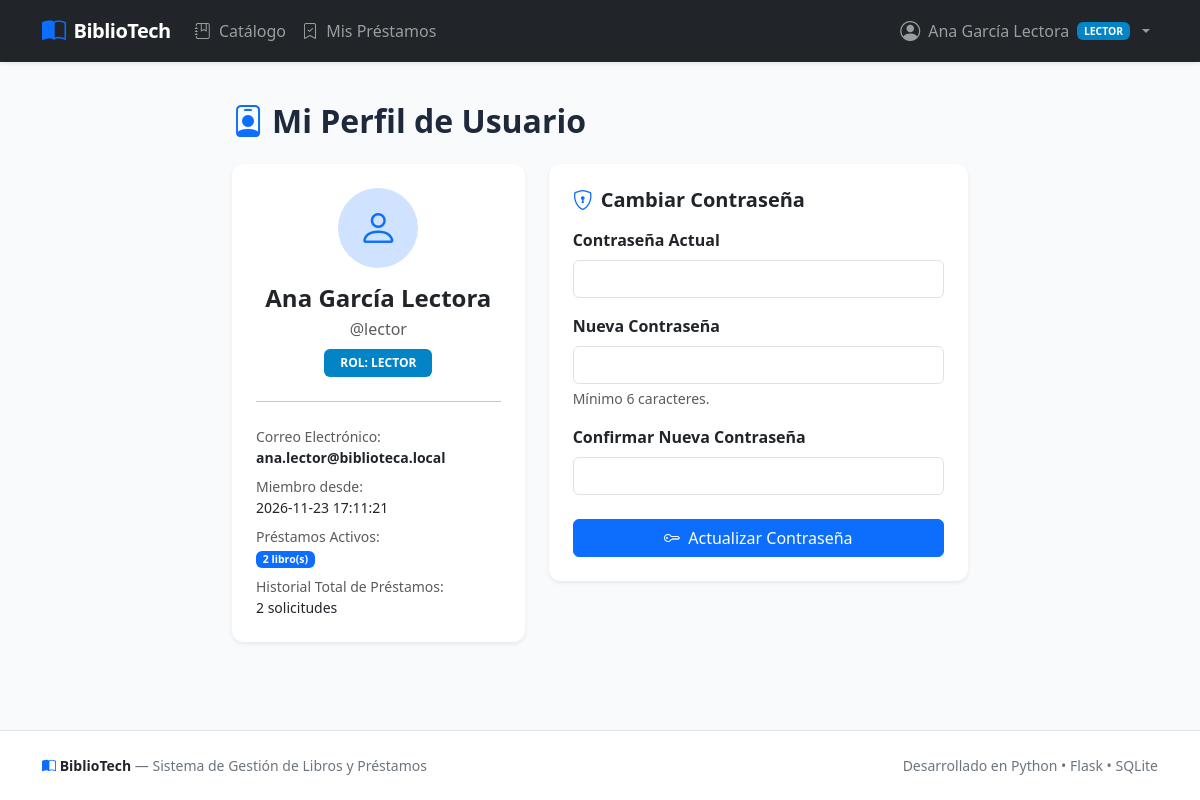
Screenshot of /profile (signed in) with the database file from the repository.
### tables this page shows
CREATE TABLE users (
            id INTEGER PRIMARY KEY AUTOINCREMENT,
            username TEXT UNIQUE NOT NULL,
            password_hash TEXT NOT NULL,
            full_name TEXT NOT NULL,
            email TEXT UNIQUE NOT NULL,
            role TEXT NOT NULL CHECK(role IN ('admin', 'lector')),
            created_at TIMESTAMP DEFAULT CURRENT_TIMESTAMP
        );

### app.py (the view, shortened to what this page needs)
@app.route("/profile", methods=["GET", "POST"])
@login_required
def profile():
    conn = db.get_db()
    my_loans_count = conn.execute(
        "SELECT COUNT(*) as count FROM loans WHERE user_id = ?", (g.user["id"],)
    ).fetchone()["count"]
    active_loans_count = conn.execute(
        "SELECT COUNT(*) as count FROM loans WHERE user_id = ? AND status IN ('activo', 'vencido')",
        (g.user["id"],),
    ).fetchone()["count"]
    conn.close()
    return render_template("profile.html", my_loans_count=my_loans_count, active_loans_count=active_loans_count)

### app.py (called while the page is built)
@app.before_request
def load_logged_in_user():
    user_id = session.get("user_id")
    if user_id is None:
        g.user = None
    else:
        g.user = db.get_user_by_id(user_id)
        if g.user is None:
            session.clear()

@app.context_processor
def inject_today():
    return {"today_date": date.today().isoformat()}

def login_required(view):
    @wraps(view)
    def wrapped_view(**kwargs):
        if g.user is None:
            flash("Por favor inicia sesión para acceder a esta página.", "warning")
            return redirect(url_for("login", next=request.url))
        return view(**kwargs)
    return wrapped_view

### database.py (called while the page is built)
def get_db():
    conn = sqlite3.connect(DB_PATH)
    conn.row_factory = sqlite3.Row
    conn.execute("PRAGMA foreign_keys = ON")
    return conn

def get_user_by_id(user_id):
    conn = get_db()
    user = conn.execute("SELECT * FROM users WHERE id = ?", (user_id,)).fetchone()
    conn.close()
    return user

### templates/profile.html (shortened to what this page needs)
{% extends "base.html" %}
{% block content %}
<div class="row justify-content-center">
    <div class="col-lg-8">
        <h2 class="fw-bold mb-4"><i class="bi bi-person-badge text-primary me-2"></i>Mi Perfil de Usuario</h2>
        <div class="row g-4">
            <div class="col-md-5">
                <div class="card shadow-sm border-0 text-center p-4">
                    <div class="d-inline-flex align-items-center justify-content-center bg-primary-subtle text-primary rounded-circle mx-auto mb-3" style="width: 80px; height: 80px;">
                        <i class="bi bi-person fs-1"></i>
                    </div>
                    <h4 class="fw-bold mb-1">{{ g.user['full_name'] }}</h4>
                    <p class="text-muted mb-2">@{{ g.user['username'] }}</p>
                    <div>
                        <span class="badge {% if g.user['role'] == 'admin' %}badge-role-admin{% else %}badge-role-lector{% endif %} text-uppercase px-3 py-2">
                            Rol: {{ g.user['role'] }}
                        </span>
                    </div>
                    <hr class="my-4">
                    <div class="text-start small">
                        <div class="mb-2">
                            <span class="text-muted d-block">Correo Electrónico:</span>
                            <strong>{{ g.user['email'] }}</strong>
                        </div>
                        <div class="mb-2">
                            <span class="text-muted d-block">Miembro desde:</span>
                            <span>{{ g.user['created_at'] }}</span>
                        </div>
                        {% if g.user['role'] == 'lector' %}
                        <div class="mb-2">
                            <span class="text-muted d-block">Préstamos Activos:</span>
                            <span class="badge bg-primary">{{ active_loans_count }} libro(s)</span>
                        </div>
                        <div>
                            <span class="text-muted d-block">Historial Total de Préstamos:</span>
                            <span>{{ my_loans_count }} solicitudes</span>
                        </div>
                        {% endif %}
                    </div>
                </div>
            </div>
            <div class="col-md-7">
                <div class="card shadow-sm border-0 p-4">
                    <h5 class="fw-bold mb-3"><i class="bi bi-shield-lock me-2 text-primary"></i>Cambiar Contraseña</h5>
                    <form method="POST">
                        <div class="mb-3">
                            <label for="current_password" class="form-label fw-semibold">Contraseña Actual</label>
                            <input type="password" class="form-control" id="current_password" name="current_password" required>
                        </div>
                        <div class="mb-3">
                            <label for="new_password" class="form-label fw-semibold">Nueva Contraseña</label>
                            <input type="password" class="form-control" id="new_password" name="new_password" minlength="6" required>
                            <div class="form-text">Mínimo 6 caracteres.</div>
                        </div>
                        <div class="mb-4">
                            <label for="confirm_password" class="form-label fw-semibold">Confirmar Nueva Contraseña</label>
                            <input type="password" class="form-control" id="confirm_password" name="confirm_password" minlength="6" required>
                        </div>
                        <button type="submit" class="btn btn-primary w-100">
                            <i class="bi bi-key me-1"></i> Actualizar Contraseña
                        </button>
                    </form>
                </div>
            </div>
        </div>
    </div>
</div>
{% endblock %}

### templates/base.html (shortened to what this page needs)
<!DOCTYPE html>
<html lang="es">
<head>
    <link href="https://cdn.jsdelivr.net/npm/bootstrap@5.3.3/dist/css/bootstrap.min.css" rel="stylesheet">
    <link rel="stylesheet" href="https://cdn.jsdelivr.net/npm/bootstrap-icons@1.11.3/font/bootstrap-icons.min.css">
    <link rel="stylesheet" href="{{ url_for('static', filename='css/style.css') }}">
</head>
<body>
    <nav class="navbar navbar-expand-lg navbar-dark bg-dark sticky-top shadow-sm">
        <div class="container">
            <a class="navbar-brand d-flex align-items-center gap-2" href="{{ url_for('index') }}">
                <i class="bi bi-book-half text-primary fs-4"></i>
                <span>BiblioTech</span>
            </a>
            <div class="collapse navbar-collapse" id="navbarMain">
                <ul class="navbar-nav me-auto mb-2 mb-lg-0">
                    <li class="nav-item">
                        <a class="nav-link {% if request.endpoint == 'catalog' %}active{% endif %}" href="{{ url_for('catalog') }}">
                            <i class="bi bi-journal-bookmark me-1"></i> Catálogo
                        </a>
                    </li>
                    {% if g.user and g.user['role'] == 'admin' %}
                    <li class="nav-item">
                        <a class="nav-link {% if request.endpoint == 'dashboard' %}active{% endif %}" href="{{ url_for('dashboard') }}">
                            <i class="bi bi-speedometer2 me-1"></i> Panel Admin
                        </a>
                    </li>
                    <li class="nav-item">
                        <a class="nav-link {% if request.endpoint == 'loans_list' %}active{% endif %}" href="{{ url_for('loans_list') }}">
                            <i class="bi bi-arrow-left-right me-1"></i> Préstamos
                        </a>
                    </li>
                    <li class="nav-item">
                        <a class="nav-link {% if request.endpoint == 'users_list' %}active{% endif %}" href="{{ url_for('users_list') }}">
                            <i class="bi bi-people me-1"></i> Usuarios
                        </a>
                    </li>
                    {% elif g.user and g.user['role'] == 'lector' %}
                    <li class="nav-item">
                        <a class="nav-link {% if request.endpoint in ('my_loans', 'loans_list') %}active{% endif %}" href="{{ url_for('my_loans') }}">
                            <i class="bi bi-bookmark-check me-1"></i> Mis Préstamos
                        </a>
                    </li>
                    {% endif %}
                </ul>
                <ul class="navbar-nav ms-auto align-items-lg-center">
                    {% if g.user %}
                    <li class="nav-item dropdown">
                        <a class="nav-link dropdown-toggle d-flex align-items-center gap-2" href="#" id="userMenu" role="button" data-bs-toggle="dropdown" aria-expanded="false">
                            <i class="bi bi-person-circle fs-5"></i>
                            <span>{{ g.user['full_name'] }}</span>
                            <span class="badge {% if g.user['role'] == 'admin' %}badge-role-admin{% else %}badge-role-lector{% endif %} text-uppercase" style="font-size: 0.65rem;">
                                {{ g.user['role'] }}
                            </span>
                        </a>
                    </li>
                    {% endif %}
                </ul>
            </div>
        </div>
    </nav>
    <main class="container py-4">
        {% block content %}{% endblock %}
    </main>
    <footer class="bg-white border-top py-4 mt-auto text-secondary text-center small">
        <div class="container d-flex flex-column flex-md-row justify-content-between align-items-center gap-2">
            <div>
                <strong class="text-dark"><i class="bi bi-book-half text-primary"></i> BiblioTech</strong> &mdash; Sistema de Gestión de Libros y Préstamos
            </div>
            <div>
                Desarrollado en Python &bull; Flask &bull; SQLite
            </div>
        </div>
    </footer>
</body>
</html>

### static/css/style.css (style rules this page uses)
:root { --primary-color: #2563eb; --primary-hover: #1d4ed8; --secondary-color: #475569; --success-color: #10b981; --warning-color: #f59e0b; --danger-color: #ef4444; --surface-bg: #f8fafc; --card-border: #e2e8f0; }
body { background-color: var(--surface-bg); color: #1e293b; font-family: system-ui, -apple-system, "Segoe UI", Roboto, Helvetica, Arial, sans-serif; min-height: 100vh; display: flex; flex-direction: column; }
main { flex: 1; }
.navbar-brand { font-weight: 700; letter-spacing: -0.5px; }
.nav-link { font-weight: 500; }
.card { border-color: var(--card-border); border-radius: 0.75rem; box-shadow: 0 1px 3px 0 rgba(0, 0, 0, 0.05); transition: transform 0.15s ease, box-shadow 0.15s ease; }
.badge-role-lector { background-color: #0284c7; color: white; }

### rows the page displays
users: user.full_name "Ana García Lectora", user.role "LECTOR", user.username "lector", user.email "ana.lector@biblioteca.local", user.created_at "2026-11-23 17:11:21"

### other values shown
{{ active_loans_count }} "2"
{{ my_loans_count }} "2"
